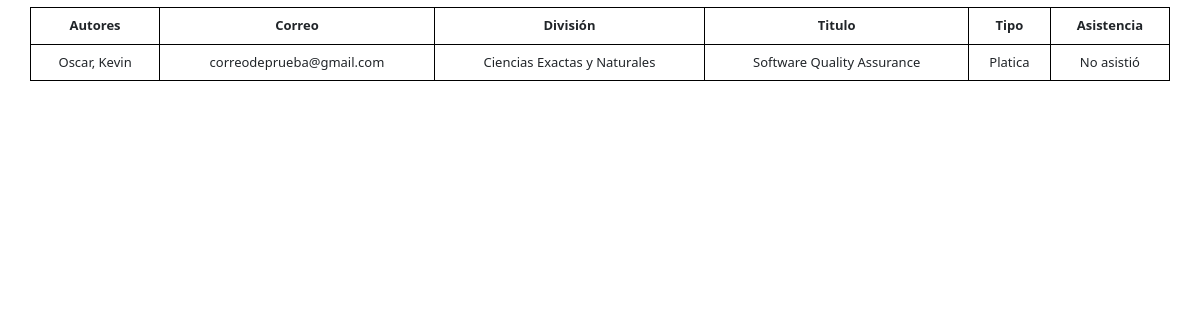
Page /informe/ (signed in) on the earlier database version.
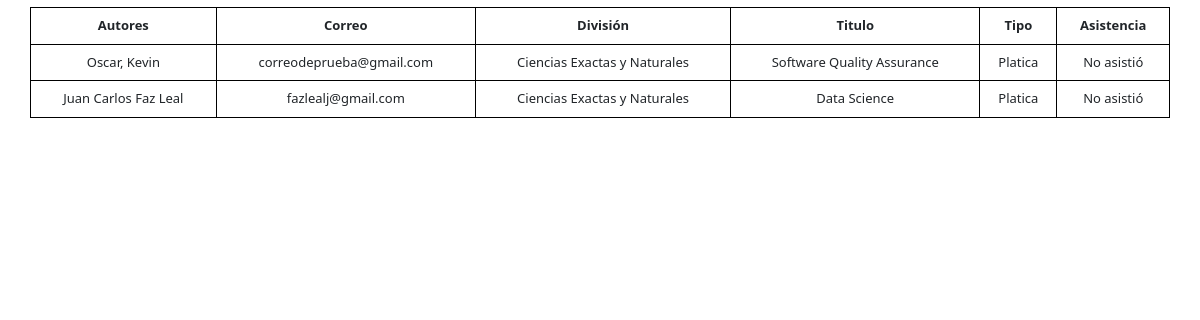
Same page on the later database version.
### Aplicacion/models.py (models this page shows, shortened)
class InputModel(models.Model):
    autores = models.TextField()
    correo = models.EmailField(max_length=250)
    division = models.CharField(max_length=250)
    titulo = models.CharField(max_length=250)
    tipo = models.CharField(max_length=250, choices=[('Platica', 'Plática'), ('Poster', 'Póster')], default='')
    resumen = models.FileField(upload_to=update_filename, null=True)
    asistencia = models.BooleanField(default = False)
    code = models.ImageField(blank=True)
    ESTADO_REVISION = [
        (1, 'sin revision'),
        (2, 'pendiente'),
        (3, 'aceptada'),
        (4, 'rechazada'),
    ]
    estado = models.IntegerField(
        choices=ESTADO_REVISION,
        default=1,
    )

### Aplicacion/views.py (the view)
# urls.py: path('informe/', views.Asistencias, name="informe"),
@login_required(login_url="/login")
def Asistencias(request):
    Ponencias = InputModel.objects.all()
    return render(request, "home/Informe.html", {"Ponencias": Ponencias})

### Aplicacion/templates/home/Informe.html (shortened to what this page needs)
<!DOCTYPE html>
<html lang="en">
<head>
    <link href="https://cdn.jsdelivr.net/npm/bootstrap@5.2.1/dist/css/bootstrap.min.css" rel="stylesheet">
</head>
<body>
    <table class="table mx-auto container">
        <thead>
            <th scope="col">Autores</th>
            <th scope="col">Correo</th>
            <th scope="col">División</th>
            <th scope="col">Titulo</th>
            <th scope="col">Tipo</th>
            <th scope="col">Asistencia</th>
        </thead>
        {% for ponencia in Ponencias %}
            <tr>
                <div class="container">
                    <td>{{ponencia.autores}}</td>
                    <td>{{ponencia.correo}}</td>
                    <td>{{ponencia.division}}</td>
                    <td>{{ponencia.titulo}}</td>
                    <td>{{ponencia.tipo}}</td>
                    {% if ponencia.Asistencia == True %}
                    <td>Asistió</td>
                    {% else %}
                    <td>No asistió</td>
                    {% endif %}
                </div>
            </tr>
        {% endfor %}
    </table>
</body>
</html>

### Aplicacion/templates/home/Informe.html (style rules this page uses)
table, th, td { border: 1px solid black; border-collapse: collapse; margin: 7px; text-align: center; font-size: 13px; }

Differences in the rows shown:
added InputModel: autores "Juan Carlos Faz Leal", correo "fazlealj@gmail.com", division "Ciencias Exactas y Naturales", titulo "Data Science", tipo "Platica"
